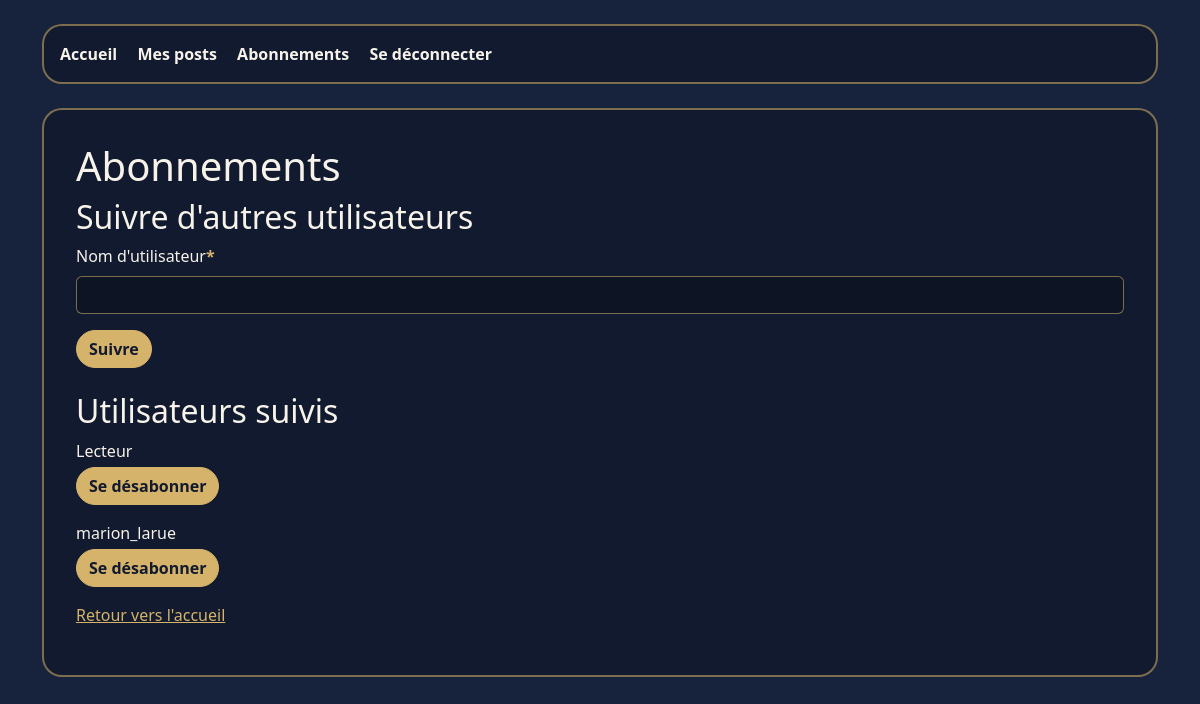
Before: /abonnements/ (signed in) with the older database file.
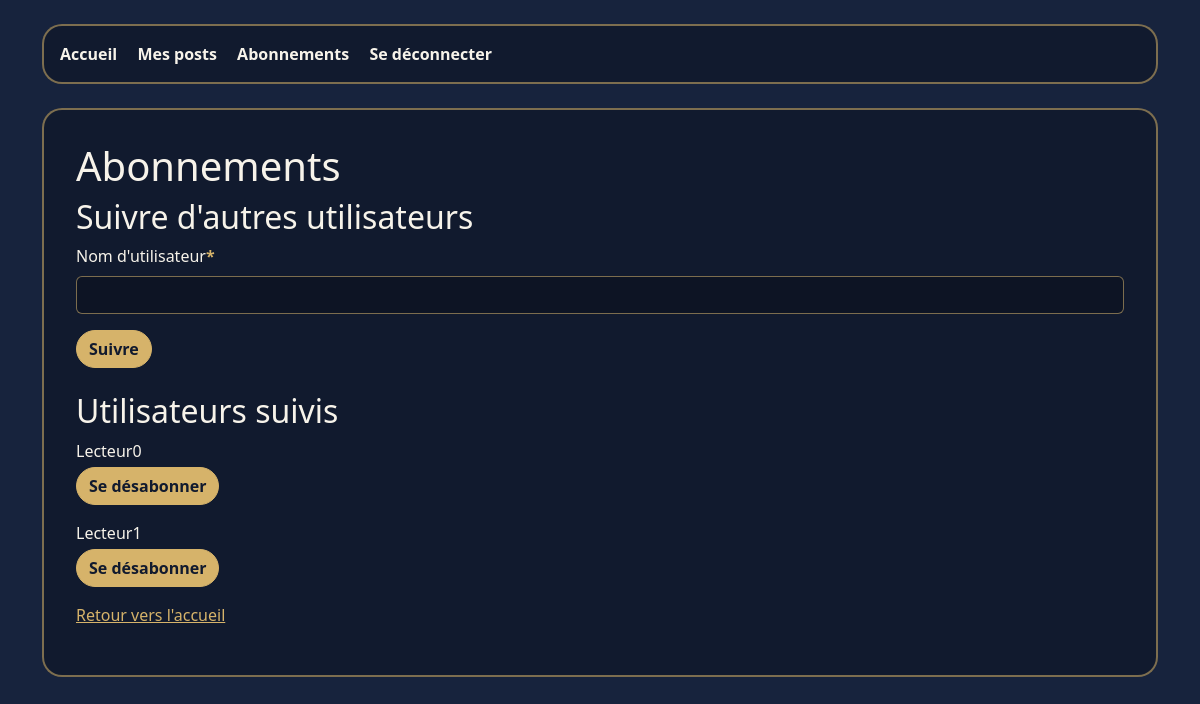
After: the same page with the newer database file.
### litreview/models.py (models this page shows, shortened)
class User(AbstractUser):
    def utilisateurs_suivis(self):
        return User.objects.filter(followed_by__user=self).order_by("username")
    def contexte_abonnements(self, formulaire_abonnement):
        return {
            "utilisateurs_suivis": self.utilisateurs_suivis(),
            "formulaire_abonnement": formulaire_abonnement,
        }

### litreview/views.py (the view)
# urls.py: path("abonnements/", views.abonnements, name="abonnements"),
@login_required
def abonnements(request):
    formulaire_abonnement = AbonnementForm(request.POST or None)
    abonnement_ajoute = UserFollows.traiter_formulaire_abonnement(
        utilisateur=request.user,
        formulaire_abonnement=formulaire_abonnement,
    )
    if abonnement_ajoute:
        return redirect("abonnements")
    return render(
        request,
        "pages/abonnements.html",
        request.user.contexte_abonnements(formulaire_abonnement),
    )

### litreview/forms.py
class AbonnementForm(forms.Form):
    username = forms.CharField(
        label="Nom d'utilisateur",
        max_length=150,
    )

### litreview/models.py (called while the page is built, shortened)
    @classmethod
    def traiter_formulaire_abonnement(
        classe_abonnement,
        utilisateur,
        formulaire_abonnement,
    ):
        if not formulaire_abonnement.is_bound:
            return False

### litreview/templates/pages/abonnements.html (shortened to what this page needs)
{% extends "pages/base.html" %}
{% load crispy_forms_tags %}
{% block content %}
    <h1>Abonnements</h1>
    <h2>Suivre d'autres utilisateurs</h2>
    <form method="post" class="mb-4">
        {{ formulaire_abonnement|crispy }}
        <button type="submit" class="btn btn-primary">Suivre</button>
    </form>
    <h2>Utilisateurs suivis</h2>
    {% for utilisateur_suivi in utilisateurs_suivis %}
        <div class="mb-3">
            <p class="mb-1">{{ utilisateur_suivi.username }}</p>
            <p>
                <a
                    href="{% url 'confirmer_desabonnement' utilisateur_suivi.id %}"
                    class="btn btn-primary"
                >
                    Se désabonner
                </a>
            </p>
        </div>
    {% empty %}
        <p>Vous ne suivez personne pour le moment.</p>
    {% endfor %}
    <p>
        <a href="{% url 'accueil' %}">Retour vers l'accueil</a>
    </p>
{% endblock content %}

Changed rows visible on the page:
removed User: username "marion_larue"
added User: username "Lecteur0"
changed User: username "Lecteur" → "Lecteur1"
